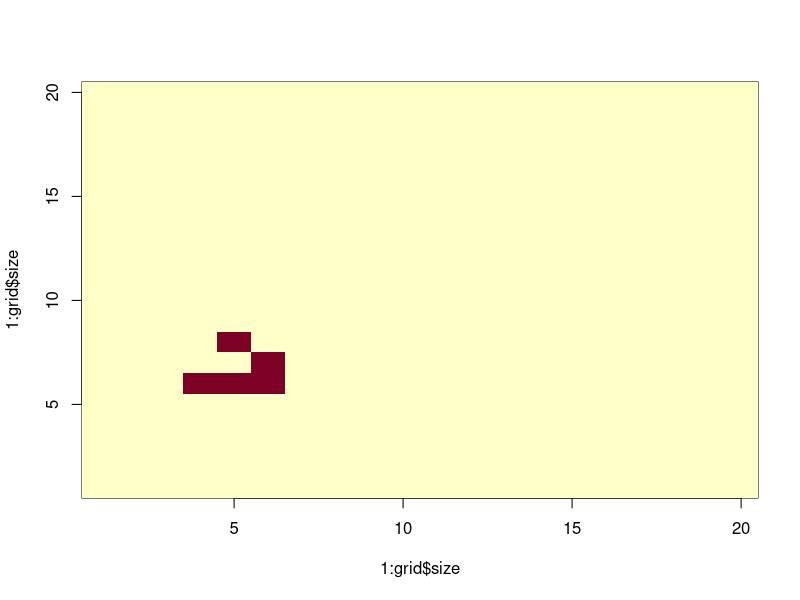
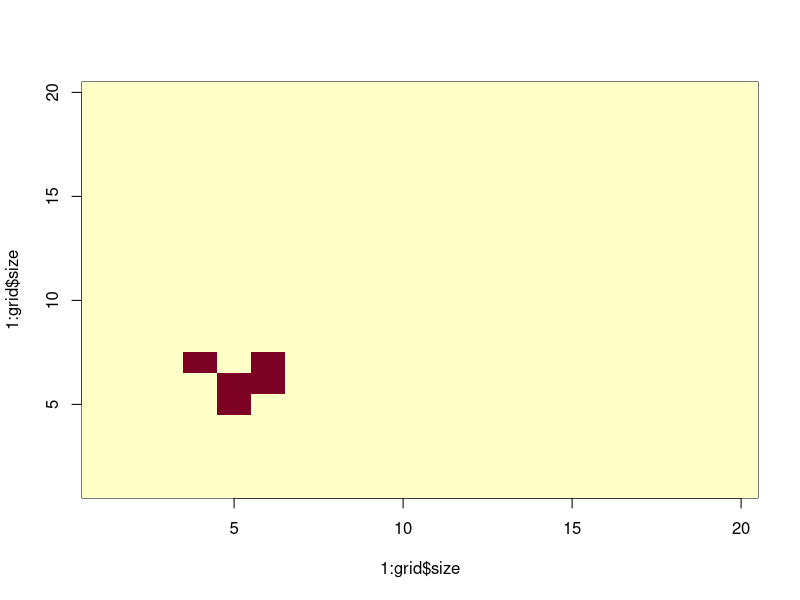
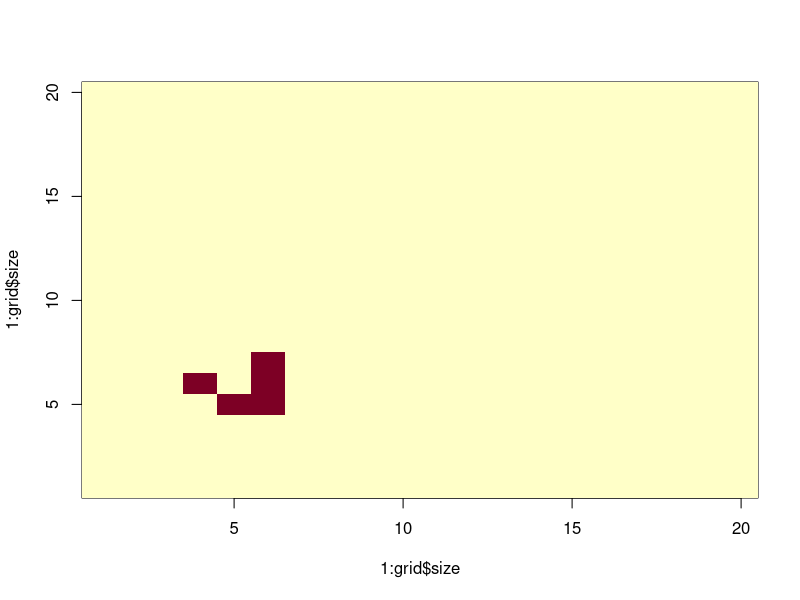
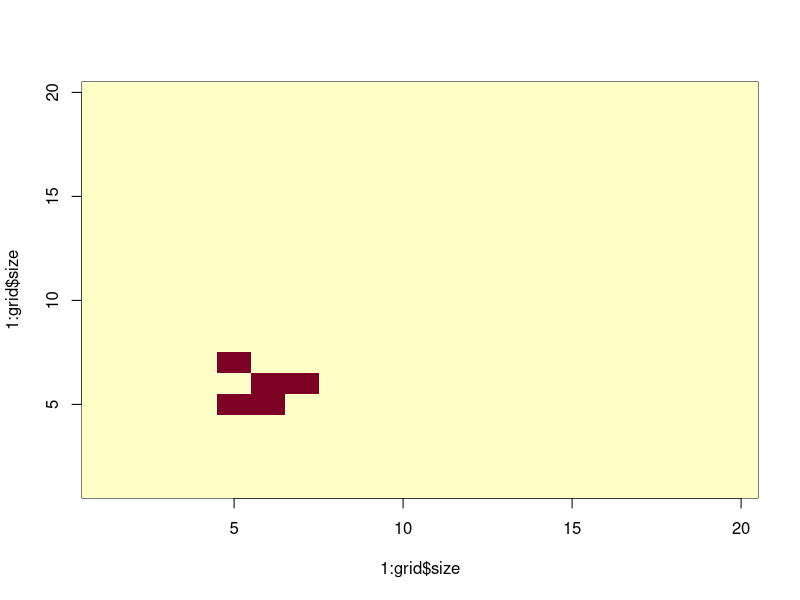
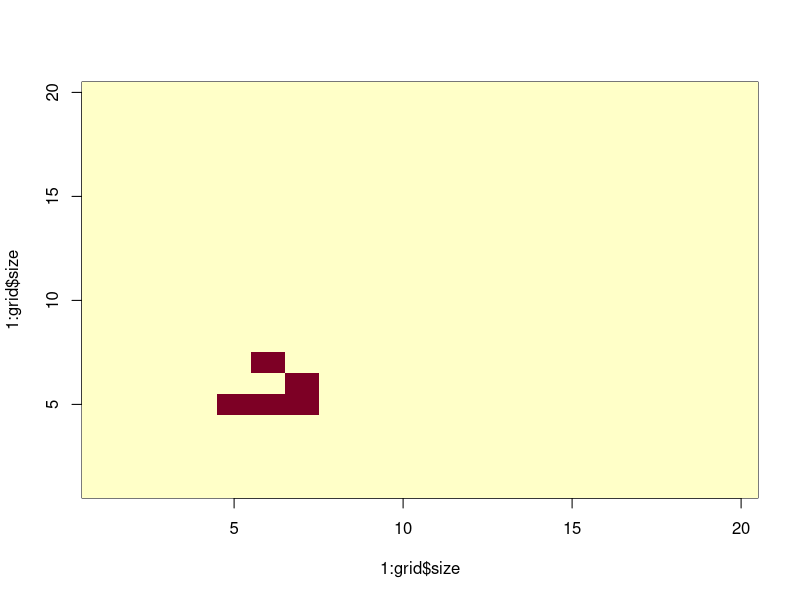
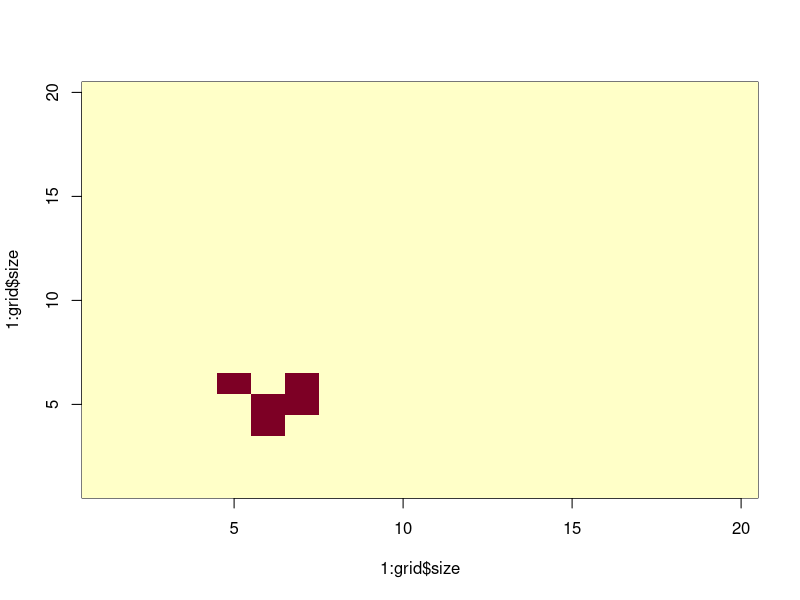
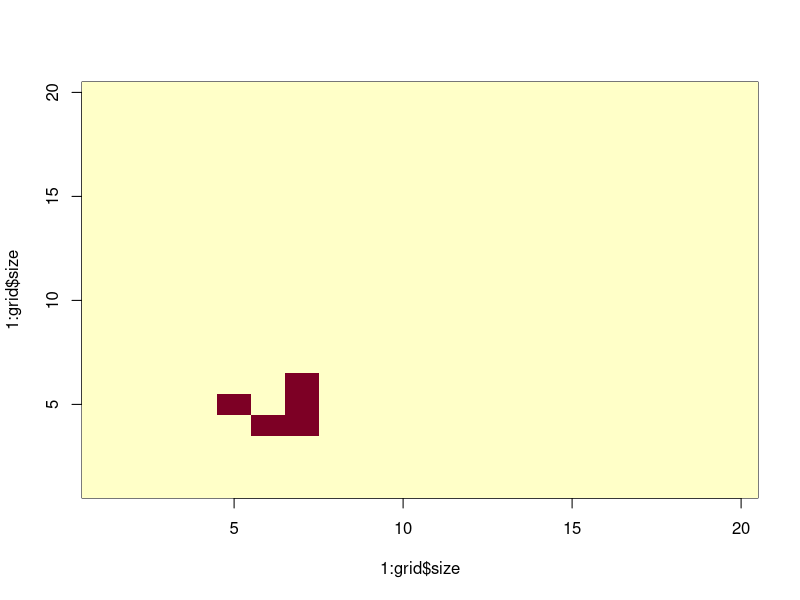
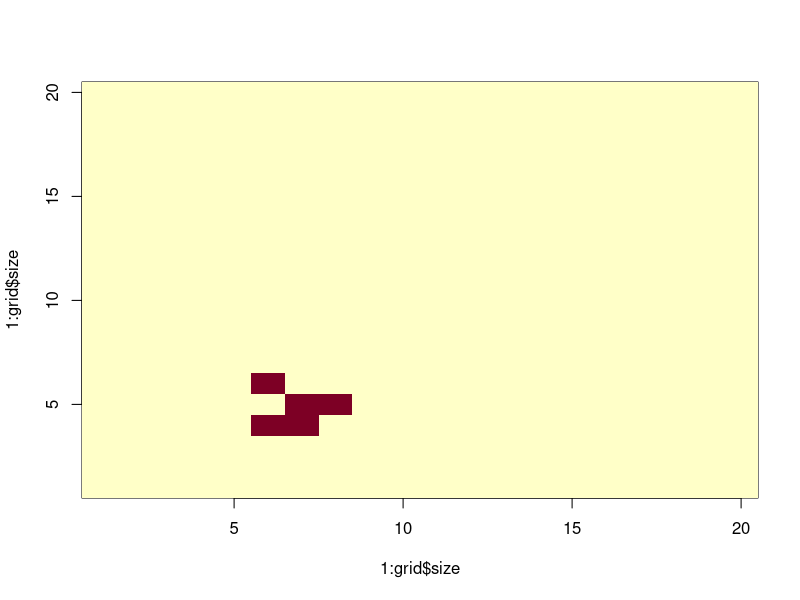

These figures' R source, in order:
### Conway's Game of Life
### http://en.wikipedia.org/wiki/Conway%27s_Game_of_Life
###
### To run the simulation:
### 1. type source("life.r") in R
### 2. click on the plot a few times to create life
### 3. click "Finish" in the cornet of the plot window
### 4. watch as life unfolds.
###
### Note that the grid size and number of iterations can be set at the
### end of the file.
### To test out changes, set the iterations to 1.

create.grid <- function(size) {
  ## Create the environment.
  
  return(list(grid = matrix(0,size,size), size = size))
}

wrap.coordinates <- function(grid, pos) {
  ## Wrap coordinate to cycle within grid.
  
  x.pos = pos$x %% grid$size
  y.pos = pos$y %% grid$size
  if (x.pos == 0) {
    x.pos = grid$size
  }
  if (y.pos == 0) {
    y.pos = grid$size
  }
  return(list(x = x.pos, y = y.pos))
  
}

total.life <- function(grid) {
  return(sum(grid$grid))
}

add <- function(grid, pos) {
  ## Add a point to the grid.
  
  pos = wrap.coordinates(grid, pos)
  grid$grid[pos$x,pos$y] = 1

  return(grid)
}

keep <- function(grid, pos) {
  ## Keep a point (do nothing).
  
  return(grid)
}

remove <- function(grid, pos) {
  # Remove a point from the grid.
  
  pos = wrap.coordinates(grid, pos)
  grid$grid[pos$x,pos$y] = 0

  return(grid)
}

inspect <- function(grid, pos) {
  ## Show the state of a point on the grid.

  return(grid$grid[pos$x,pos$y])
}

show.grid <- function(grid) {
  ## Plot the grid.
  
  image(1:grid$size,1:grid$size,grid$grid)
}


count.neighbours <- function(grid, pos) {
  ## Count the number of living neighbours of a point.
  
  counter = 0
  x = pos$x
  y = pos$y
  
  for (x in pos$x + c(-1,0,1)) {
    for (y in pos$y + c(-1,0,1)) {
      wrap.pos = wrap.coordinates(grid, list(x = x, y = y))
      if (inspect(grid,wrap.pos) == 1) {
        counter = counter + 1
      }
    }
  }
  wrap.pos = wrap.coordinates(grid, pos)
  counter = counter - inspect(grid,wrap.pos)
  return(counter)
}

grow <- function(grid, pos) {
  ## Compute the next state of a point.

  neighbours = count.neighbours(grid, pos)
  
  if (neighbours == 3) {
    return(add)
  }
  else if (neighbours == 2) {
    return(keep)
  }
  else {
    return(remove)
  }
}


time.step <- function(grid) {
  ## Compute the next state of the grid.
  
  next.grid <- grid

  for (x in 1:grid$size) {
    for (y in 1:grid$size) {

      position = list(x = x, y = y)
      change = grow(grid, position)
      next.grid = change(next.grid, position)

    }
  }
  return(next.grid)
}

click.points <- function(grid) {
  ## Allow the user to click to insert life into the grid.

  show.grid(grid)
  cat("Click on the plot to allocate life. When finished, click Finish at the top right corner of the plot.\n")
  repeat {
    click.loc <- locator(1)
    if (!is.null(click.loc)) {
      pos = list(x = round(click.loc$x), y = round(click.loc$y))
      wrap.pos = wrap.coordinates(grid, pos)
      if ((pos$x == wrap.pos$x) & (pos$y == wrap.pos$y)) {
        grid = add(grid, pos)
        show.grid(grid)
      } else {
        break
      }
    } else {
      break
    }
  }
  return(grid)
}

run.life <- function(grid, iterations) {
  ## main life iterator

  ## step though time
  for (a in 1:iterations) {

    cat("\rIteration: ", a)
    
    ## compute the state of life for the next time step
    grid = time.step(grid)
    Sys.sleep(0)
    ## show the state of life
    show.grid(grid)
    if (total.life(grid) == 0) {
      ## if there is no life left, stop the simulation
      break
    }
  }
  cat("\n")
}



## set up variables
grid.size = 20
iterations = 50

## create grid
grid <- create.grid(grid.size)

## allocate life
grid = add(grid, list(x = 4, y = 6))
grid = add(grid, list(x = 5, y = 6))
grid = add(grid, list(x = 6, y = 6))
grid = add(grid, list(x = 6, y = 7))
grid = add(grid, list(x = 5, y = 8))

## or manually allocate life
grid = click.points(grid)

## run the simulation
run.life(grid, iterations)



